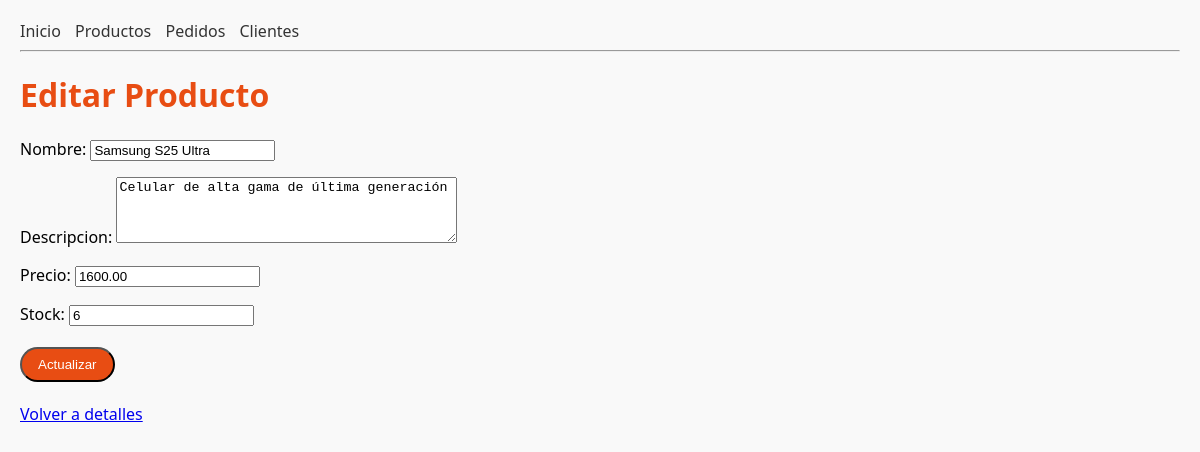
The app's page /productos/3/editar/ with its own data.
### tienda/models.py (models this page shows, shortened)
class Producto(models.Model):
    nombre = models.CharField(max_length=100)
    descripcion = models.TextField()
    precio = models.DecimalField(max_digits=8, decimal_places=2)
    stock = models.IntegerField(default=1)

### tienda/views.py (the view)
# urls.py: path("productos/<int:pk>/editar/",views.editar_producto, name="editar_producto"),
def editar_producto(request, pk):
    producto = get_object_or_404(Producto, pk=pk)
    if request.method == "POST":
        form = ProductoForm(request.POST, instance=producto)
        if form.is_valid():
            form.save()
            return redirect("tienda:detalle_producto", pk=pk)
    else:
        form =  ProductoForm(instance=producto)
        return render(request, "tienda/editar_producto.html", {"form": form, "producto": producto})

### tienda/forms.py (shortened to what this page needs)
class ProductoForm(forms.ModelForm):
    class Meta:
        model = Producto
        fields = ("nombre", "descripcion", "precio", "stock")
        widgets = {
            "nombre": forms.TextInput(attrs={
                "placeholder": "Nombre del Producto"
            }),
            "descripcion": forms.Textarea(attrs={
                "rows": 4,
                "placeholder": "Descripcion breve"
            }),
            "precio": forms.NumberInput(attrs={
                "step": "0.01",
                "min": "0"
            }),
            "stock": forms.NumberInput(attrs={
                "step": "1",
                "min": "0"
            }),
        }

### tienda/templates/tienda/editar_producto.html (shortened to what this page needs)
{% extends "tienda/base.html" %}
{% load django_browser_reload %}
{% block content %}
    <h1>Editar Producto</h1>
    <form method="post">
        {{ form.as_p }}
        <button type="submit" class="btn primary">Actualizar</button>
    </form>
    <p>
        <a href="{% url 'tienda:detalle_producto' producto.pk %}">Volver a detalles</a>
    </p>
{% endblock %}

### tienda/static/css/main.css (style rules this page uses)
body { font-family: 'Segoe UI', sans-serif; margin: 20px; background-color: #f9f9f9; }
h1 { color: #e84d13; }
.btn { display: inline-block; padding: 8px 16px; margin: 5px 0; color: #fff; border-radius: 9999px; text-decoration: none; font-weight: 500; transition: background 0.3s, transform 0.2s; }
.primary { background-color: #e84d13; }

### records on screen
Producto: nombre "Samsung S25 Ultra", descripcion "Celular de alta gama de última generación", precio "1600.00", stock "6"
